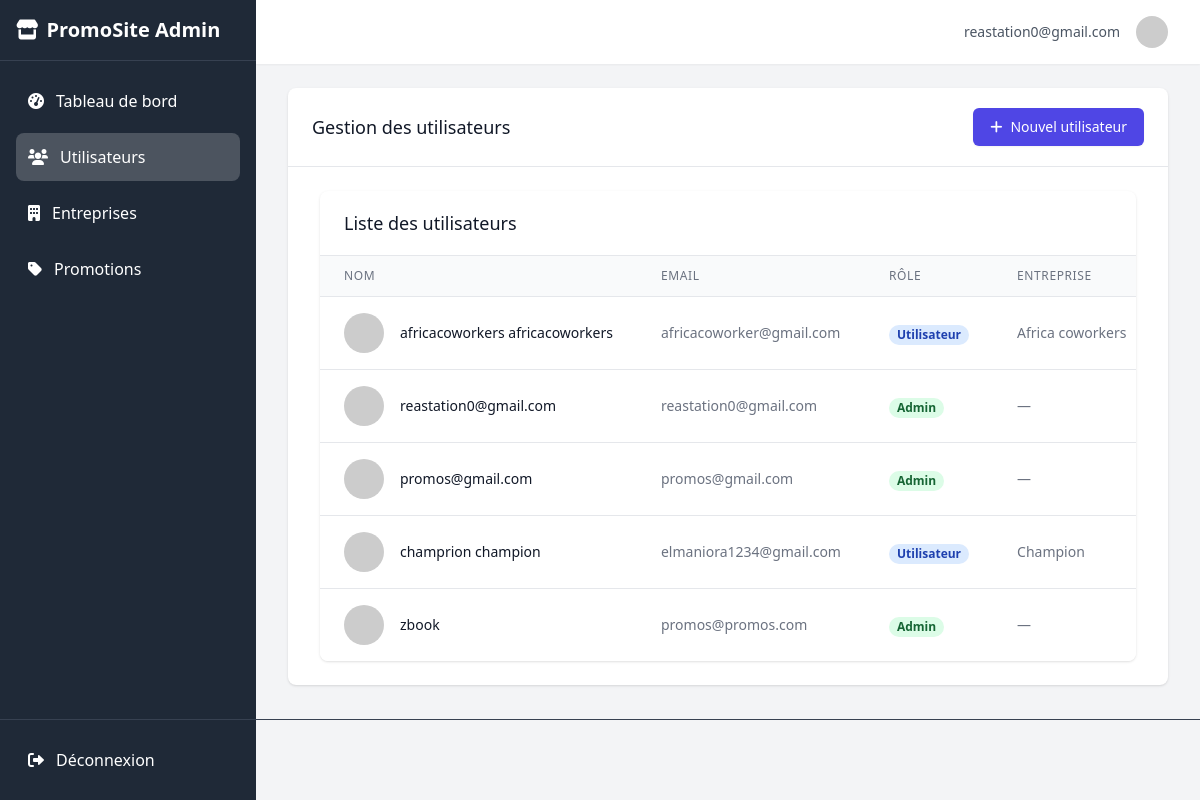
/admin-dashboard/users/ (signed in), run on the app's committed database.
### promotions/models.py (models this page shows, shortened)
class Utilisateur(AbstractUser):
    username = models.CharField(max_length=150, unique=True, blank=True, null=True)
    entreprise = models.OneToOneField(Entreprise, on_delete=models.CASCADE, null=True, blank=True)
    email = models.EmailField(unique=True)
    password_reset_required = models.BooleanField(default=True)
    is_active = models.BooleanField(default=True)
    is_admin = models.BooleanField(default=False)
    is_staff = models.BooleanField(default=False)
    is_superuser = models.BooleanField(default=False)
    verification_code = models.CharField(max_length=6, blank=True, null=True)
    USERNAME_FIELD = "email"
    REQUIRED_FIELDS = []
    objects = UserAccountManager()

class Entreprise(models.Model):
    nom = models.CharField(max_length=100)
    categorie_e = models.CharField(max_length=50, choices=[
        ('Hôtel', 'Hôtel'),
        ('Supermarché', 'Supermarché'),
        ('hôpital', 'Hôpital'),
        ('magasin', 'Magasin'),
        ('réseau', 'Réseau'),
    ], default="Supermarché")
    email = models.EmailField()
    description = models.TextField(default="Soyez à l'afflux de nos meilleurs promos")
    contact = models.CharField(max_length=20)
    logo = models.ImageField(upload_to='logos/')
    banniere = models.ImageField(upload_to='bannieres/')
    localisation = models.CharField(max_length=255, help_text="Adresse textuelle pour l'affichage")
    localisation_map = models.TextField(help_text="Texte pour l'iframe Google Maps (ex: '6.1234,1.5678' ou 'Nom+du+lieu')")
    latitude = models.FloatField(blank=True, null=True,default=0)
    longitude = models.FloatField(blank=True, null=True,default=0)
    facebook = models.URLField(blank=True, null=True)
    instagram = models.URLField(blank=True, null=True)
    twitter = models.URLField(blank=True, null=True)
    website = models.URLField(blank=True, null=True)
    meta_description = models.TextField(blank=True, null=True, help_text="Description pour le référencement SEO")
    meta_keywords = models.CharField(max_length=255, blank=True, null=True, help_text="Mots-clés pour le référencement SEO, séparés par des virgules")
    abonnes_count = models.PositiveIntegerField(default=0)
    class Meta:
        verbose_name = "Entreprise"
        verbose_name_plural = "Entreprises"

### promotions/views.py (the view)
# urls.py: path('admin-dashboard/users/', views.admin_user_management, name='admin_user_management'),
@user_passes_test(is_admin, login_url='/connexion/')
def admin_user_management(request):
    users = Utilisateur.objects.all().order_by('-date_joined')
    return render(request, 'admin/users/list.html', {'users': users})

### promotions/views.py (called while the page is built)
def is_admin(user):
    return user.is_authenticated and user.is_staff

### promotions/templates/admin/users/list.html (shortened to what this page needs)
{% extends 'base1.html' %}
{% load static %}
{% block content %}
<div class="bg-white shadow rounded-lg overflow-hidden">
    <div class="px-4 py-5 sm:px-6 border-b border-gray-200 flex justify-between items-center">
        <h3 class="text-lg leading-6 font-medium text-gray-900">
                    Gestion des utilisateurs
                </h3>
                <a href="{% url 'admin_create_user' %}" class="inline-flex items-center px-4 py-2 border border-transparent text-sm font-medium rounded-md shadow-sm text-white bg-indigo-600 hover:bg-indigo-700">
                    <i class="fas fa-plus mr-2"></i> Nouvel utilisateur
                </a>
            </div>
        <main class="max-w-7xl mx-auto py-6 sm:px-6 lg:px-8">
            <div class="bg-white shadow rounded-lg overflow-hidden">
                <div class="px-4 py-5 sm:px-6 border-b border-gray-200">
                    <h3 class="text-lg leading-6 font-medium text-gray-900">
                        Liste des utilisateurs
                    </h3>
                </div>
                <div class="overflow-x-auto">
                    <table class="min-w-full divide-y divide-gray-200">
                        <thead class="bg-gray-50">
                            <tr>
                                <th scope="col" class="px-6 py-3 text-left text-xs font-medium text-gray-500 uppercase tracking-wider">Nom</th>
                                <th scope="col" class="px-6 py-3 text-left text-xs font-medium text-gray-500 uppercase tracking-wider">Email</th>
                                <th scope="col" class="px-6 py-3 text-left text-xs font-medium text-gray-500 uppercase tracking-wider">Rôle</th>
                                <th scope="col" class="px-6 py-3 text-left text-xs font-medium text-gray-500 uppercase tracking-wider">Entreprise</th>
                            </tr>
                        </thead>
                        <tbody class="bg-white divide-y divide-gray-200">
                            {% for user in users %}
                            <tr>
                                <td class="px-6 py-4 whitespace-nowrap">
                                    <div class="flex items-center">
                                        <div class="flex-shrink-0 h-10 w-10">
                                            <img class="h-10 w-10 rounded-full" src="https://ui-avatars.com/api/?name={{ user.get_full_name|default:user.username }}&background=random" alt="">
                                        </div>
                                        <div class="ml-4">
                                            <div class="text-sm font-medium text-gray-900">{{ user.get_full_name|default:user.username }}</div>
                                        </div>
                                    </div>
                                </td>
                                <td class="px-6 py-4 whitespace-nowrap text-sm text-gray-500">{{ user.email }}</td>
                                <td class="px-6 py-4 whitespace-nowrap">
                                    <span class="px-2 inline-flex text-xs leading-5 font-semibold rounded-full {% if user.is_staff %}bg-green-100 text-green-800{% else %}bg-blue-100 text-blue-800{% endif %}">
                                        {% if user.is_staff %}Admin{% else %}Utilisateur{% endif %}
                                    </span>
                                </td>
                                <td class="px-6 py-4 whitespace-nowrap text-sm text-gray-500">
                                    {% if user.entreprise %}{{ user.entreprise.nom }}{% else %}—{% endif %}
                                </td>
                            </tr>
                            {% empty %}
                            <tr>
                                <td colspan="5" class="px-6 py-4 text-center text-sm text-gray-500">Aucun utilisateur trouvé</td>
                            </tr>
                            {% endfor %}
                        </tbody>
                    </table>
                </div>
            </div>
        </main>
    </div>
</div>
{% endblock %}

### promotions/templates/base1.html (shortened to what this page needs)
{% load static %}
<!DOCTYPE html>
<html lang="fr">
<head>
    <script src="https://cdn.tailwindcss.com"></script>
    <link rel="stylesheet" href="https://cdnjs.cloudflare.com/ajax/libs/font-awesome/6.0.0/css/all.min.css">
</head>
<body class="bg-gray-100 flex h-screen">
    <div class="sidebar bg-gray-800 text-white w-64 flex-shrink-0 hidden md:block">
        <div class="p-4 border-b border-gray-700">
            <h1 class="text-xl font-bold flex items-center">
                <i class="fas fa-store mr-2"></i>
                PromoSite Admin
            </h1>
        </div>
        <nav class="p-4">
            <ul class="space-y-2">
                <li>
                    <a href="{% url 'admin_dashboard' %}" class="sidebar-item flex items-center p-3 rounded-lg {% if request.resolver_match.url_name == 'admin_dashboard' %}active{% endif %}">
                        <i class="fas fa-tachometer-alt mr-3"></i>
                        Tableau de bord
                    </a>
                </li>
                <li>
                    <a href="{% url 'admin_user_management' %}" class="sidebar-item flex items-center p-3 rounded-lg {% if 'admin_user' in request.resolver_match.url_name %}active{% endif %}">
                        <i class="fas fa-users mr-3"></i>
                        Utilisateurs
                    </a>
                </li>
                <li>
                    <a href="{% url 'admin_entreprise_management' %}" class="sidebar-item flex items-center p-3 rounded-lg {% if 'admin_entreprise' in request.resolver_match.url_name %}active{% endif %}">
                        <i class="fas fa-building mr-3"></i>
                        Entreprises
                    </a>
                </li>
                <li>
                    <a href="{% url 'admin_promotion_management' %}" class="sidebar-item flex items-center p-3 rounded-lg {% if 'admin_promotion' in request.resolver_match.url_name %}active{% endif %}">
                        <i class="fas fa-tag mr-3"></i>
                        Promotions
                    </a>
                </li>
            </ul>
            <div class="absolute bottom-0 left-0 right-0 p-4 border-t border-gray-700">
                <a href="{% url 'logout' %}" class="sidebar-item flex items-center p-3 rounded-lg">
                    <i class="fas fa-sign-out-alt mr-3"></i>
                    Déconnexion
                </a>
            </div>
        </nav>
    </div>
    <div class="flex-1 overflow-auto">
        <header class="bg-white shadow-sm">
            <div class="max-w-7xl mx-auto py-4 px-4 sm:px-6 lg:px-8 flex justify-between items-center">
                <div class="flex items-center space-x-4">
                    <span class="text-sm text-gray-600">{{ user.get_full_name|default:user.username }}</span>
                    <div class="relative">
                        <img class="h-8 w-8 rounded-full" src="https://ui-avatars.com/api/?name={{ user.username|urlencode }}&background=random" alt="">
                    </div>
                </div>
            </div>
        </header>
        <main class="max-w-7xl mx-auto py-6 sm:px-6 lg:px-8">
            {% block content %}{% endblock %}
</body>
</html>

### promotions/templates/base1.html (style rules this page uses)
.sidebar { transition: all 0.3s; }
.sidebar-item { transition: all 0.2s; }
.sidebar-item.active { background-color: rgba(255, 255, 255, 0.2); }

### data on the page
Utilisateur: get_full_name "reastation0@gmail.com", email "reastation0@gmail.com", is_staff "Admin"
Utilisateur: get_full_name "africacoworkers africacoworkers", email "africacoworker@gmail.com", is_staff "Utilisateur", entreprise.nom "Africa coworkers"
Utilisateur: get_full_name "promos@gmail.com", email "promos@gmail.com", is_staff "Admin"
Utilisateur: get_full_name "champrion champion", email "elmaniora1234@gmail.com", is_staff "Utilisateur", entreprise.nom "Champion"
Utilisateur: get_full_name "zbook", email "promos@promos.com", is_staff "Admin"
